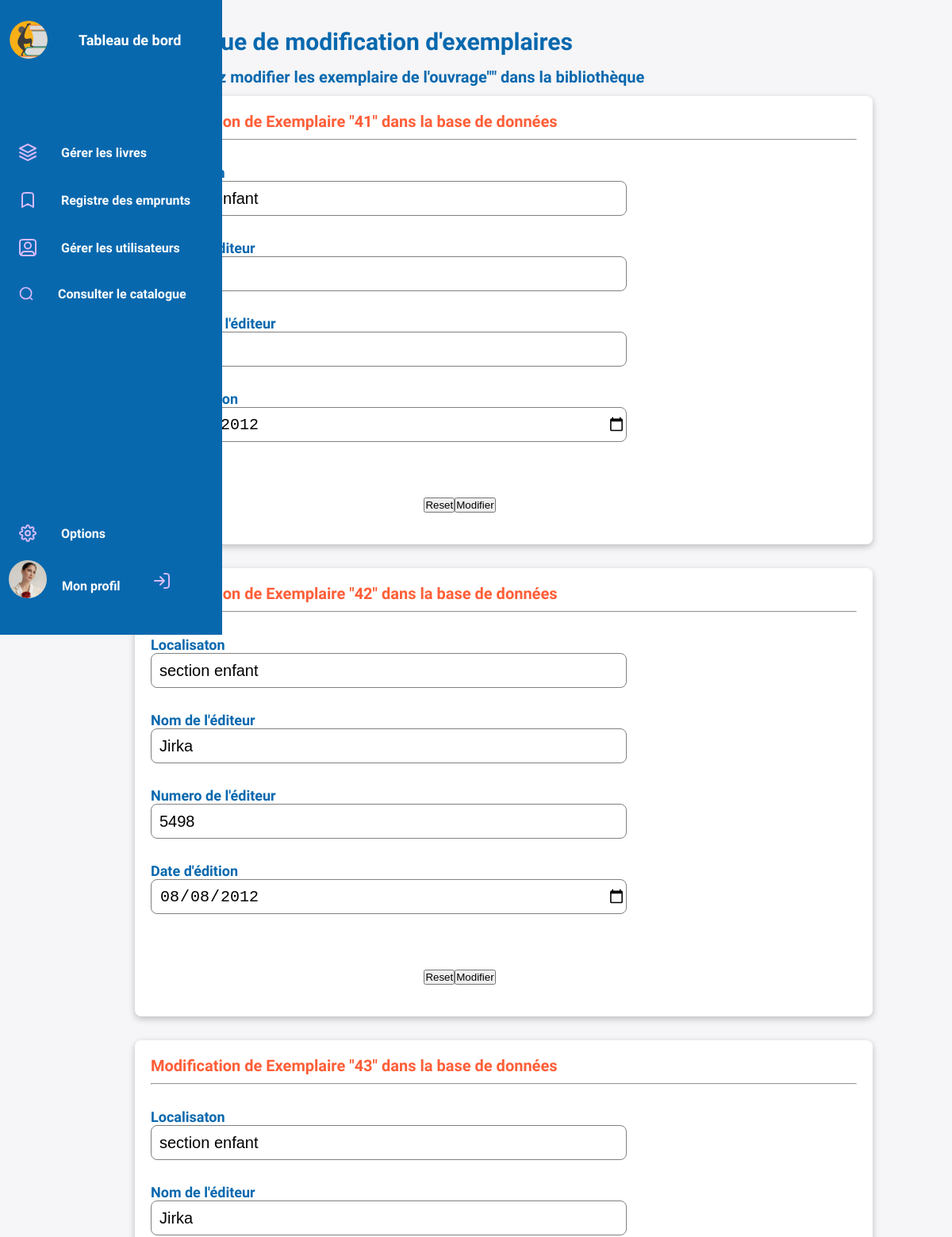
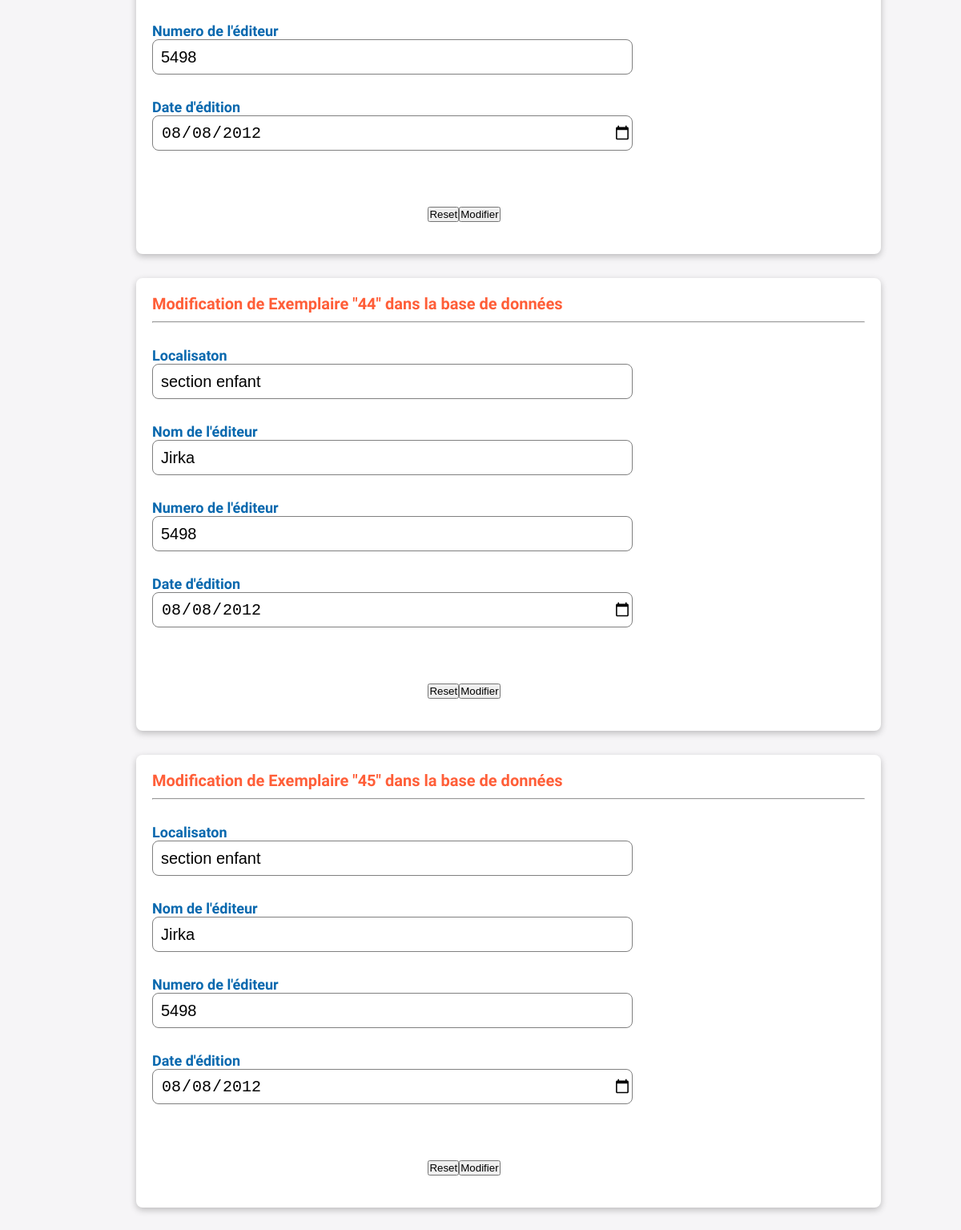
The page /admin/edit-copy-book.php?id=13 (signed in) on the database its author committed (2 pictures, top to bottom).
### tables this page shows
CREATE TABLE IF NOT EXISTS `copy` (
  `id_copy` int NOT NULL AUTO_INCREMENT,
  `editor_id` int DEFAULT NULL,
  `location` varchar(100) DEFAULT NULL,
  `work_id` int NOT NULL,
  `stock` tinyint(1) DEFAULT NULL,
  PRIMARY KEY (`id_copy`) USING BTREE,
  KEY `WORK` (`work_id`),
  KEY `EDITOR` (`editor_id`)
);

CREATE TABLE IF NOT EXISTS `editor` (
  `id_editor` int NOT NULL AUTO_INCREMENT,
  `editor_name` varchar(150) DEFAULT NULL,
  `number` int DEFAULT NULL,
  `date` date DEFAULT NULL,
  PRIMARY KEY (`id_editor`)
);

### admin/edit-copy-book.php (the view, shortened to what this page needs)
<?php
require_once '../connexion.php';
include_once '../admin/header-main.php';
?>
<section id="dashboard-page-book-edit" class="row-limit-size-db">
    <div class="container-dashboard-base">
        <h1 class="h1-dashboard">Bienvenue de modification d'exemplaires</h1>
        <h2 class="h2-dashboard">Vous pouvez modifier les exemplaire de l'ouvrage"" dans la bibliothèque</h2>
        <?php
try {
    $id = $_GET['id'];
} catch (PDOException $e) {
    $_SESSION["notModified"] = "Problème lors de la mise à jour";
    header("Location: ../admin/edit-copy-book.php?id=" . $id);
    exit();
}
        $reqExemplaire = $db ->prepare(
            'SELECT `title`, `copy`.`id_copy`,  `copy`.`location`, `editor`.`editor_name`, `editor`.`number`,`editor`.`date`
            FROM `work`
            INNER JOIN `copy`
            ON `copy`.`work_id` = `work`.`id_work`
            INNER JOIN `editor`
            ON `editor`.`id_editor` = `copy`.`editor_id`
            WHERE `id_work` = :id');
            $reqExemplaire->bindParam('id', $id, PDO::PARAM_INT);
            $reqExemplaire->execute();
            while($Exemplaire = $reqExemplaire->fetch(PDO::FETCH_ASSOC)){
?>
        <div id="box-edit-book-info" class="box-dashboard">
            <h3 class="h3-dashboard">Modification de Exemplaire "<?= $Exemplaire['id_copy'] ?>" dans la base de données</h3>
            <hr>
            <form action="#" id="form-book-edit" method="POST" action="edit-book.php?id=<?php echo $id; ?>" enctype="multipart/form-data">
                 <div id="form-add-book-right">
                     <div class="add-form-template-label-input">
                         <label for="publisher-name-add" class="label-form-add-book">Localisaton</label>
                         <input type="text" name="Localisaton" class="input-form-add-book" value="<?= $Exemplaire['location'] ?>" />
                     </div>
                     <div class="add-form-template-label-input">
                         <label for="publisher-name-edit" class="label-form-add-book">Nom de l'éditeur</label>
                         <input type="text" name="publisher-name-edit" class="input-form-add-book" value="<?= $Exemplaire['editor_name'] ?>" />
                     </div>
                     <div class="add-form-template-label-input">
                         <label for="publisher-name-add" class="label-form-add-book">Numero de l'éditeur</label>
                         <input type="text" name="NumeroEditor" class="input-form-add-book" value="<?= $Exemplaire['number'] ?>" />
                     </div>
                     <div class="add-form-template-label-input">
                         <label for="publisher-date-edit" class="label-form-add-book">Date d'édition</label>
                         <input type="date" name="publisher-date-edit" value="<?= $Exemplaire['date'] ?>" class="input-form-add-book" />
                     </div>
                 </div>
                <div id="group-btn-form-edit-commun">
                    <input type="reset" class="btn-reset-form-add-book" name="reset" value="Reset" />
                    <input type="submit" class="btn-submit-form-add-book" name="submit" value="Modifier" />
                </div>
            </form>
        </div>
        <?php
     } ?>
    </div>
</section>
</main>
</body>
</html>

### css/style-admin.css (style rules this page uses)
@media screen and (min-width: 950px) { .row-limit-size-db { padding-top: 40px; padding-left: 100px; padding: 40px 100px; } }
body { background: #f6f5f7; font-family: "Hind Madurai", sans-serif; overflow-x: hidden; }
h1.h1-dashboard { font-size: 20px; line-height: 25px; text-align: inherit; color: #0868ae; margin-bottom: 6px; }
h1.h1-dashboard::first-letter { text-transform: uppercase; }
@media screen and (min-width: 950px) { h1.h1-dashboard { font-size: 30px; margin-bottom: 20px; padding-left: 0; } }
h2.h2-dashboard { font-size: 14px; text-align: inherit; color: #0868ae; margin-bottom: 6px; }
@media screen and (min-width: 950px) { h2.h2-dashboard { font-size: 20px; margin-bottom: 12px; } }
h3.h3-dashboard { font-size: 18px; text-align: inherit; color: #ff5e38; margin-right: auto; }
@media screen and (min-width: 950px) { h3.h3-dashboard { font-size: 20px; } }
div.container-dashboard-base .box-dashboard { width: 100%; height: -moz-fit-content; height: fit-content; background-color: #fff; border-radius: 8px; padding: 20px; margin-bottom: 30px; box-shadow: rgba(0, 0, 0, 0.24) 0px 3px 8px; }
div.container-dashboard-base .box-dashboard hr { width: 100%; margin: 10px auto; }
section#dashboard-page-book-edit form#form-book-edit { display: flex; flex-wrap: wrap; width: 100%; padding-top: 20px; padding-bottom: 20px; }
section#dashboard-page-book-edit form#form-book-edit .label-form-add-book { display: block; font-size: 18px; margin-right: 20px; color: #0868ae; font-weight: bold; }
section#dashboard-page-book-edit form#form-book-edit .input-form-add-book { width: 600px; height: 44px; font-size: 20px; border-radius: 8px; padding-left: 10px; border: 1px solid gray; margin-bottom: 30px; }
section#dashboard-page-book-edit form#form-book-edit div#group-btn-form-edit-commun { width: 100%; display: flex; justify-content: center; margin-top: 40px; margin-right: 111px; }

### rows shown on the page
copy: id_copy "41", Localisaton "section enfant", publisher-name-edit "Jirka", NumeroEditor "5498", publisher-date-edit "08/08/2012"
copy: id_copy "42", Localisaton "section enfant", publisher-name-edit "Jirka", NumeroEditor "5498", publisher-date-edit "08/08/2012"
copy: id_copy "43", Localisaton "section enfant", publisher-name-edit "Jirka", NumeroEditor "5498", publisher-date-edit "08/08/2012"
copy: id_copy "44", Localisaton "section enfant", publisher-name-edit "Jirka", NumeroEditor "5498", publisher-date-edit "08/08/2012"
copy: id_copy "45", Localisaton "section enfant", publisher-name-edit "Jirka", NumeroEditor "5498", publisher-date-edit "08/08/2012"
